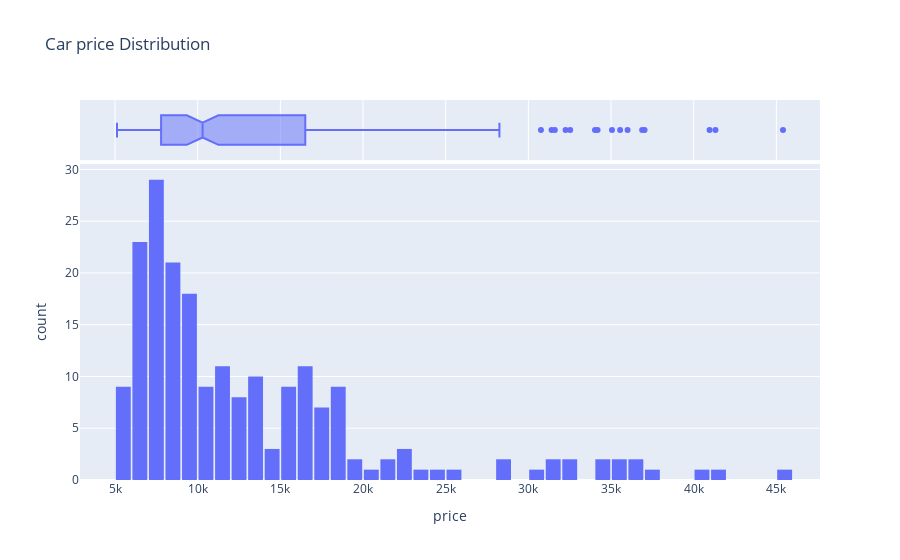

Notebook code for this chart:
### Code cell
# car price Distribution 
fig = px.histogram(df_o, 
                   x=df_o.price, 
                   marginal='box', 
                   nbins=47, 
                   title='Car price Distribution'
                   )
fig.update_layout(bargap=0.1,showlegend=True)
fig.show()
sns.kdeplot(df_o['price'], shade=True)
plt.xlabel('Price')
plt.ylabel('Density')
plt.title('Car Price Distribution')
plt.show()

### Figure 1 — Plotly figure (JSON) as saved in the notebook; plotly's stock layout.template omitted (floating-point values rounded to 4 significant figures; data arrays with more than 128 entries replaced by an {"elided": "..."} marker saying what was removed)
{"data": [{"alignmentgroup": "True", "bingroup": "x", "hovertemplate": "price=%{x}<br>count=%{y}<extra></extra>", "legendgroup": "", "marker": {"color": "#636efa", "pattern": {"shape": ""}}, "name": "", "nbinsx": 47, "offsetgroup": "", "orientation": "v", "showlegend": false, "type": "histogram", "x": {"elided": "205 float values"}, "xaxis": "x", "yaxis": "y"}, {"alignmentgroup": "True", "hovertemplate": "price=%{x}<extra></extra>", "legendgroup": "", "marker": {"color": "#636efa"}, "name": "", "notched": true, "offsetgroup": "", "showlegend": false, "type": "box", "x": {"elided": "205 float values"}, "xaxis": "x2", "yaxis": "y2"}], "layout": {"bargap": 0.1, "barmode": "relative", "legend": {"tracegroupgap": 0}, "showlegend": true, "title": {"text": "Car price Distribution"}, "xaxis": {"anchor": "y", "domain": [0, 1], "title": {"text": "price"}}, "xaxis2": {"anchor": "y2", "domain": [0, 1], "matches": "x", "showgrid": true, "showticklabels": false}, "yaxis": {"anchor": "x", "domain": [0, 0.8316], "title": {"text": "count"}}, "yaxis2": {"anchor": "x2", "domain": [0.8416, 1], "matches": "y2", "showgrid": false, "showline": false, "showticklabels": false, "ticks": ""}}}
